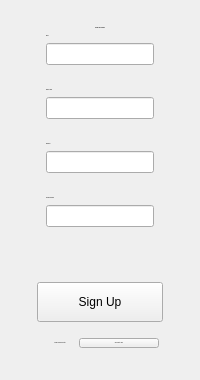
      <widget class="QWidget" name="register_page">
       <layout class="QGridLayout" name="gridLayout_8">
        <property name="leftMargin">
         <number>0</number>
        </property>
        <property name="topMargin">
         <number>0</number>
        </property>
        <property name="rightMargin">
         <number>0</number>
        </property>
        <property name="bottomMargin">
         <number>0</number>
        </property>
        <property name="spacing">
         <number>0</number>
        </property>
        <item row="0" column="0">
         <widget class="QWidget" name="register_content" native="true">
          <layout class="QGridLayout" name="gridLayout_7">
           <item row="0" column="0">
            <widget class="QWidget" name="register_form_container" native="true">
             <property name="sizePolicy">
              <sizepolicy hsizetype="Maximum" vsizetype="Maximum">
               <horstretch>0</horstretch>
               <verstretch>0</verstretch>
              </sizepolicy>
             </property>
             <layout class="QVBoxLayout" name="verticalLayout_33">
              <item>
               <widget class="QWidget" name="register_email_container" native="true">
                <property name="sizePolicy">
                 <sizepolicy hsizetype="Preferred" vsizetype="Maximum">
                  <horstretch>0</horstretch>
                  <verstretch>0</verstretch>
                 </sizepolicy>
                </property>
                <layout class="QVBoxLayout" name="verticalLayout_34">
                 <item>
                  <widget class="QLabel" name="register_page_label">
                   <property name="font">
                    <font>
                     <pointsize>-1</pointsize>
                     <bold>true</bold>
                    </font>
                   </property>
                   <property name="text">
                    <string>Create Your Account</string>
                   </property>
                   <property name="alignment">
                    <set>Qt::AlignCenter</set>
                   </property>
                   <property name="margin">
                    <number>4</number>
                   </property>
                  </widget>
                 </item>
                 <item>
                  <widget class="QLabel" name="register_email_label">
                   <property name="font">
                    <font>
                     <pointsize>-1</pointsize>
                    </font>
                   </property>
                   <property name="text">
                    <string>Email</string>
                   </property>
                  </widget>
                 </item>
                 <item>
                  <widget class="QLineEdit" name="register_email_input"/>
                 </item>
                </layout>
               </widget>
              </item>
              <item>
               <widget class="QWidget" name="display_name_container" native="true">
                <property name="sizePolicy">
                 <sizepolicy hsizetype="Preferred" vsizetype="Maximum">
                  <horstretch>0</horstretch>
                  <verstretch>0</verstretch>
                 </sizepolicy>
                </property>
                <layout class="QVBoxLayout" name="verticalLayout_35">
                 <item>
                  <widget class="QLabel" name="display_name_label">
                   <property name="font">
                    <font>
                     <pointsize>-1</pointsize>
                    </font>
                   </property>
                   <property name="cursor">
                    <cursorShape>UpArrowCursor</cursorShape>
                   </property>
                   <property name="text">
                    <string>Display Name</string>
                   </property>
                  </widget>
                 </item>
                 <item>
                  <widget class="QLineEdit" name="display_name_input"/>
                 </item>
                </layout>
               </widget>
              </item>
              <item>
               <widget class="QWidget" name="register_password_container" native="true">
                <property name="sizePolicy">
                 <sizepolicy hsizetype="Preferred" vsizetype="Maximum">
                  <horstretch>0</horstretch>
                  <verstretch>0</verstretch>
                 </sizepolicy>
                </property>
                <layout class="QVBoxLayout" name="verticalLayout_36">
                 <item>
                  <widget class="QLabel" name="register_password_label">
                   <property name="font">
                    <font>
                     <pointsize>-1</pointsize>
                    </font>
                   </property>
                   <property name="cursor">
                    <cursorShape>UpArrowCursor</cursorShape>
                   </property>
                   <property name="text">
                    <string>Password</string>
                   </property>
                  </widget>
                 </item>
                 <item>
                  <widget class="QLineEdit" name="register_password_input">
                   <property name="echoMode">
                    <enum>QLineEdit::Password</enum>
                   </property>
                  </widget>
                 </item>
                </layout>
               </widget>
              </item>
              <item>
               <widget class="QWidget" name="register_confirm_password_container" native="true">
                <property name="sizePolicy">
                 <sizepolicy hsizetype="Preferred" vsizetype="Maximum">
                  <horstretch>0</horstretch>
                  <verstretch>0</verstretch>
                 </sizepolicy>
                </property>
                <layout class="QVBoxLayout" name="verticalLayout_38">
                 <item>
                  <widget class="QLabel" name="register_confirm_password_label">
                   <property name="font">
                    <font>
                     <pointsize>-1</pointsize>
                    </font>
                   </property>
                   <property name="cursor">
                    <cursorShape>UpArrowCursor</cursorShape>
                   </property>
                   <property name="text">
                    <string>Confirm Password</string>
                   </property>
                  </widget>
                 </item>
                 <item>
                  <widget class="QLineEdit" name="register_confirm_password_input">
                   <property name="echoMode">
                    <enum>QLineEdit::Password</enum>
                   </property>
                  </widget>
                 </item>
                </layout>
               </widget>
              </item>
              <item>
               <spacer name="verticalSpacer_9">
                <property name="orientation">
                 <enum>Qt::Vertical</enum>
                </property>
                <property name="sizeHint" stdset="0">
                 <size>
                  <width>20</width>
                  <height>40</height>
                 </size>
                </property>
               </spacer>
              </item>
              <item>
               <widget class="QPushButton" name="register_button">
                <property name="minimumSize">
                 <size>
                  <width>0</width>
                  <height>40</height>
                 </size>
                </property>
                <property name="cursor">
                 <cursorShape>PointingHandCursor</cursorShape>
                </property>
                <property name="text">
                 <string>Sign Up</string>
                </property>
               </widget>
              </item>
              <item>
               <widget class="QWidget" name="sign_in_container" native="true">
                <layout class="QHBoxLayout" name="horizontalLayout_13">
                 <property name="spacing">
                  <number>5</number>
                 </property>
                 <property name="leftMargin">
                  <number>9</number>
                 </property>
                 <property name="topMargin">
                  <number>0</number>
                 </property>
                 <property name="rightMargin">
                  <number>4</number>
                 </property>
                 <property name="bottomMargin">
                  <number>4</number>
                 </property>
                 <item>
                  <widget class="QLabel" name="sign_in_label">
                   <property name="minimumSize">
                    <size>
                     <width>0</width>
                     <height>30</height>
                    </size>
                   </property>
                   <property name="maximumSize">
                    <size>
                     <width>16777215</width>
                     <height>16777215</height>
                    </size>
                   </property>
                   <property name="font">
                    <font>
                     <pointsize>-1</pointsize>
                    </font>
                   </property>
                   <property name="lineWidth">
                    <number>1</number>
                   </property>
                   <property name="text">
                    <string>Already have an account?</string>
                   </property>
                   <property name="alignment">
                    <set>Qt::AlignCenter</set>
                   </property>
                   <property name="margin">
                    <number>0</number>
                   </property>
                   <property name="indent">
                    <number>-1</number>
                   </property>
                  </widget>
                 </item>
                 <item>
                  <widget class="QPushButton" name="sign_in_button">
                   <property name="font">
                    <font>
                     <pointsize>-1</pointsize>
                     <kerning>false</kerning>
                    </font>
                   </property>
                   <property name="cursor">
                    <cursorShape>PointingHandCursor</cursorShape>
                   </property>
                   <property name="text">
                    <string>Click here to Log in</string>
                   </property>
                   <property name="checkable">
                    <bool>false</bool>
                   </property>
                  </widget>
                 </item>
                </layout>
               </widget>
              </item>
             </layout>
            </widget>
           </item>
          </layout>
         </widget>
        </item>
       </layout>
      </widget>
